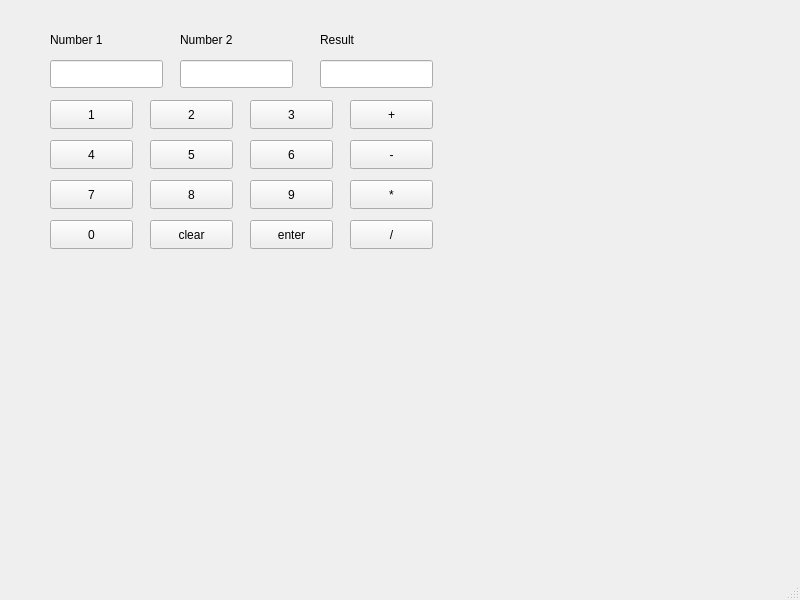
<?xml version="1.0" encoding="UTF-8"?>
<ui version="4.0">
 <class>MainWindow</class>
 <widget class="QMainWindow" name="MainWindow">
  <property name="geometry">
   <rect>
    <x>0</x>
    <y>0</y>
    <width>800</width>
    <height>600</height>
   </rect>
  </property>
  <property name="windowTitle">
   <string>MainWindow</string>
  </property>
  <widget class="QWidget" name="centralwidget">
   <widget class="QLabel" name="label">
    <property name="geometry">
     <rect>
      <x>50</x>
      <y>30</y>
      <width>81</width>
      <height>20</height>
     </rect>
    </property>
    <property name="text">
     <string>Number 1</string>
    </property>
   </widget>
   <widget class="QLabel" name="label_2">
    <property name="geometry">
     <rect>
      <x>180</x>
      <y>30</y>
      <width>81</width>
      <height>20</height>
     </rect>
    </property>
    <property name="text">
     <string>Number 2</string>
    </property>
   </widget>
   <widget class="QLabel" name="label_3">
    <property name="geometry">
     <rect>
      <x>320</x>
      <y>30</y>
      <width>63</width>
      <height>20</height>
     </rect>
    </property>
    <property name="text">
     <string>Result</string>
    </property>
   </widget>
   <widget class="QLineEdit" name="num1">
    <property name="geometry">
     <rect>
      <x>50</x>
      <y>60</y>
      <width>113</width>
      <height>28</height>
     </rect>
    </property>
   </widget>
   <widget class="QLineEdit" name="num2">
    <property name="geometry">
     <rect>
      <x>180</x>
      <y>60</y>
      <width>113</width>
      <height>28</height>
     </rect>
    </property>
   </widget>
   <widget class="QLineEdit" name="result">
    <property name="geometry">
     <rect>
      <x>320</x>
      <y>60</y>
      <width>113</width>
      <height>28</height>
     </rect>
    </property>
   </widget>
   <widget class="QPushButton" name="N1">
    <property name="geometry">
     <rect>
      <x>50</x>
      <y>100</y>
      <width>83</width>
      <height>29</height>
     </rect>
    </property>
    <property name="text">
     <string>1</string>
    </property>
   </widget>
   <widget class="QPushButton" name="add">
    <property name="geometry">
     <rect>
      <x>350</x>
      <y>100</y>
      <width>83</width>
      <height>29</height>
     </rect>
    </property>
    <property name="text">
     <string>+</string>
    </property>
   </widget>
   <widget class="QPushButton" name="N2">
    <property name="geometry">
     <rect>
      <x>150</x>
      <y>100</y>
      <width>83</width>
      <height>29</height>
     </rect>
    </property>
    <property name="text">
     <string>2</string>
    </property>
   </widget>
   <widget class="QPushButton" name="N3">
    <property name="geometry">
     <rect>
      <x>250</x>
      <y>100</y>
      <width>83</width>
      <height>29</height>
     </rect>
    </property>
    <property name="text">
     <string>3</string>
    </property>
   </widget>
   <widget class="QPushButton" name="N4">
    <property name="geometry">
     <rect>
      <x>50</x>
      <y>140</y>
      <width>83</width>
      <height>29</height>
     </rect>
    </property>
    <property name="text">
     <string>4</string>
    </property>
   </widget>
   <widget class="QPushButton" name="N5">
    <property name="geometry">
     <rect>
      <x>150</x>
      <y>140</y>
      <width>83</width>
      <height>29</height>
     </rect>
    </property>
    <property name="text">
     <string>5</string>
    </property>
   </widget>
   <widget class="QPushButton" name="N6">
    <property name="geometry">
     <rect>
      <x>250</x>
      <y>140</y>
      <width>83</width>
      <height>29</height>
     </rect>
    </property>
    <property name="text">
     <string>6</string>
    </property>
   </widget>
   <widget class="QPushButton" name="sub">
    <property name="geometry">
     <rect>
      <x>350</x>
      <y>140</y>
      <width>83</width>
      <height>29</height>
     </rect>
    </property>
    <property name="text">
     <string>-</string>
    </property>
   </widget>
   <widget class="QPushButton" name="N7">
    <property name="geometry">
     <rect>
      <x>50</x>
      <y>180</y>
      <width>83</width>
      <height>29</height>
     </rect>
    </property>
    <property name="text">
     <string>7</string>
    </property>
   </widget>
   <widget class="QPushButton" name="N8">
    <property name="geometry">
     <rect>
      <x>150</x>
      <y>180</y>
      <width>83</width>
      <height>29</height>
     </rect>
    </property>
    <property name="text">
     <string>8</string>
    </property>
   </widget>
   <widget class="QPushButton" name="N9">
    <property name="geometry">
     <rect>
      <x>250</x>
      <y>180</y>
      <width>83</width>
      <height>29</height>
     </rect>
    </property>
    <property name="text">
     <string>9</string>
    </property>
   </widget>
   <widget class="QPushButton" name="mul">
    <property name="geometry">
     <rect>
      <x>350</x>
      <y>180</y>
      <width>83</width>
      <height>29</height>
     </rect>
    </property>
    <property name="text">
     <string>*</string>
    </property>
   </widget>
   <widget class="QPushButton" name="N0">
    <property name="geometry">
     <rect>
      <x>50</x>
      <y>220</y>
      <width>83</width>
      <height>29</height>
     </rect>
    </property>
    <property name="text">
     <string>0</string>
    </property>
   </widget>
   <widget class="QPushButton" name="clear">
    <property name="geometry">
     <rect>
      <x>150</x>
      <y>220</y>
      <width>83</width>
      <height>29</height>
     </rect>
    </property>
    <property name="text">
     <string>clear</string>
    </property>
   </widget>
   <widget class="QPushButton" name="enter">
    <property name="geometry">
     <rect>
      <x>250</x>
      <y>220</y>
      <width>83</width>
      <height>29</height>
     </rect>
    </property>
    <property name="text">
     <string>enter</string>
    </property>
   </widget>
   <widget class="QPushButton" name="div">
    <property name="geometry">
     <rect>
      <x>350</x>
      <y>220</y>
      <width>83</width>
      <height>29</height>
     </rect>
    </property>
    <property name="text">
     <string>/</string>
    </property>
   </widget>
  </widget>
  <widget class="QMenuBar" name="menubar">
   <property name="geometry">
    <rect>
     <x>0</x>
     <y>0</y>
     <width>800</width>
     <height>25</height>
    </rect>
   </property>
  </widget>
  <widget class="QStatusBar" name="statusbar"/>
 </widget>
 <resources/>
 <connections/>
</ui>
